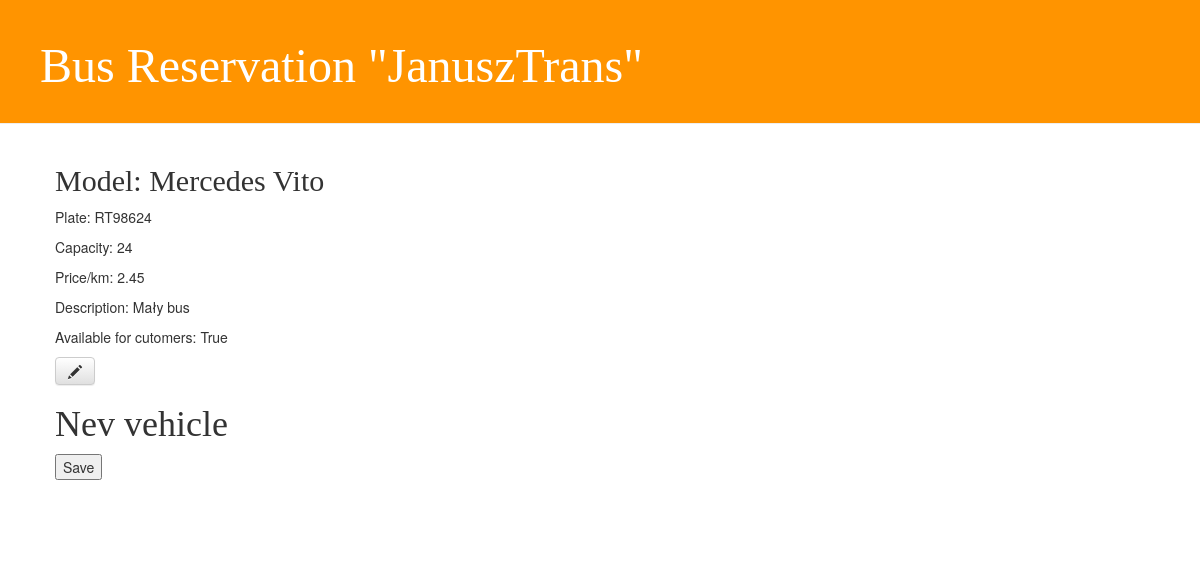
The app's page /vehicle/3/ with its own data.
### busreserv/models.py (models this page shows, shortened)
class Bus(models.Model): # Base model of Bus
    description = models.CharField(max_length=200)
    brand = models.CharField(max_length=150)
    plate_nr = models.CharField(max_length=10)
    people_capacity = models.IntegerField()
    price_per_km = models.DecimalField(max_digits=5, decimal_places=2)
    available_for_cutomers = models.BooleanField(default=True)

### busreserv/views.py (the view)
# urls.py: url(r'^vehicle/(?P<pk>[0-9]+)/$', views.edit_vehicle, name='edit_vehicle'),
def edit_vehicle(request, pk):
    vehicle = get_object_or_404(Bus, pk=pk)
    return render(request, 'busreserv/edit_vehicle.html', {'vehicle':vehicle})

### busreserv/templates/busreserv/edit_vehicle.html (shortened to what this page needs)
{% extends 'busreserv/base.html' %}
{% block content %}
    <div class="bus">
				<h2>Model: {{ vehicle.brand }}</h2>
				<p>Plate: {{ vehicle.plate_nr }}</p>
				<p>Capacity: {{ vehicle.people_capacity }}</p>
				<p>Price/km: {{ vehicle.price_per_km }}</p>
				<p>Description: {{ vehicle.description }}</p>
				<p>Available for cutomers: {{vehicle.available_for_cutomers}}</p>
				<p>
				<a class="btn btn-default" href="{% url 'edit_vehicle' pk=vehicle.pk %}"><span class="glyphicon glyphicon-pencil"></span></a>
				<h1>Nev vehicle</h1>
				<form method="POST">{% csrf_token %}
        			<button type="submit" >Save</button>
    				</form>
    </div>
{% endblock %}

### busreserv/static/css/busreserv.css (style rules this page uses)
h1, h2, h3, h4 { font-family: 'Lobster', cursive; }
.bus { margin-bottom: 70px; }

### records on screen
Bus: brand "Mercedes Vito", plate_nr "RT98624", people_capacity "24", price_per_km "2.45", description "Mały bus", available_for_cutomers "True"
